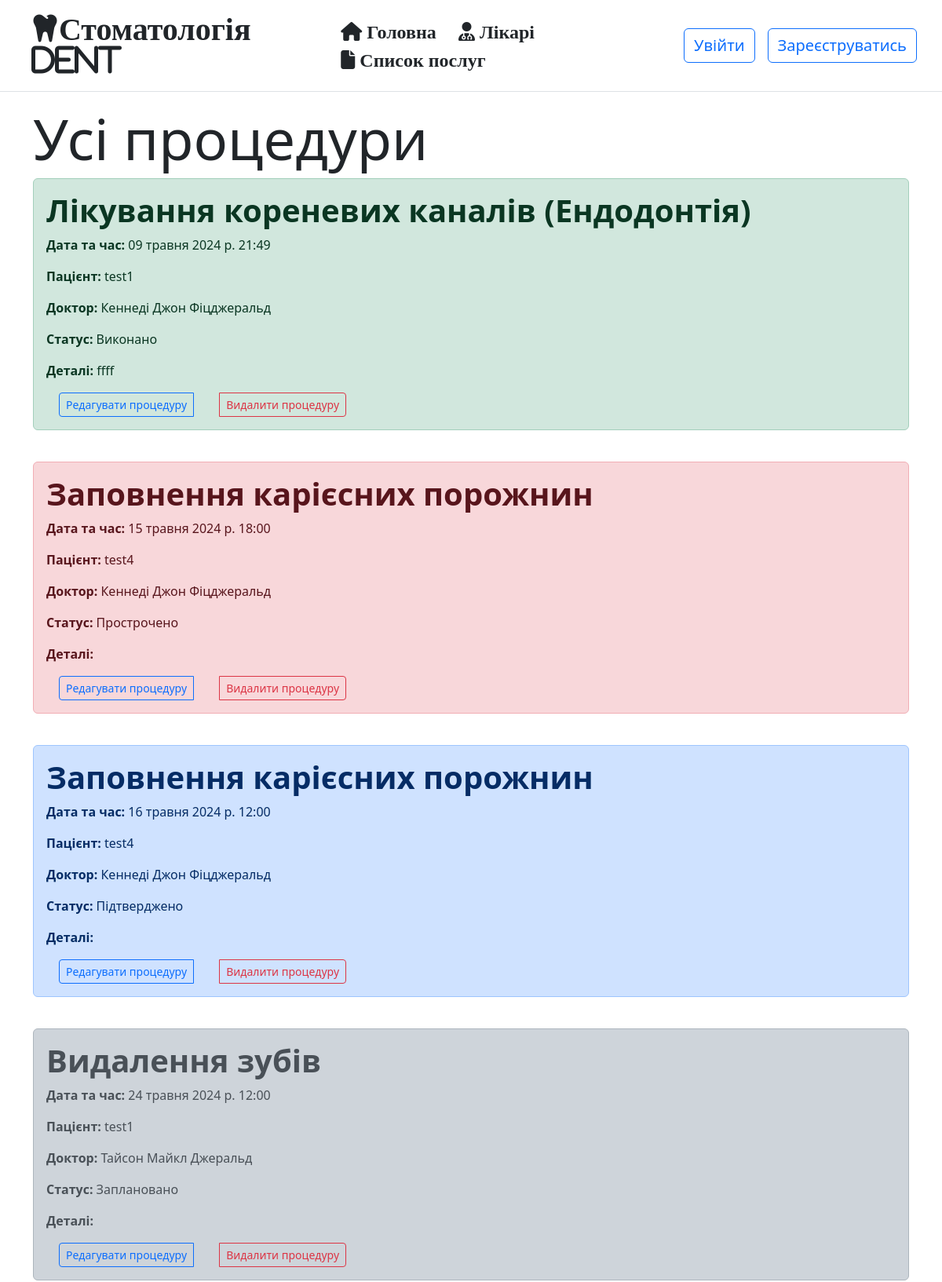
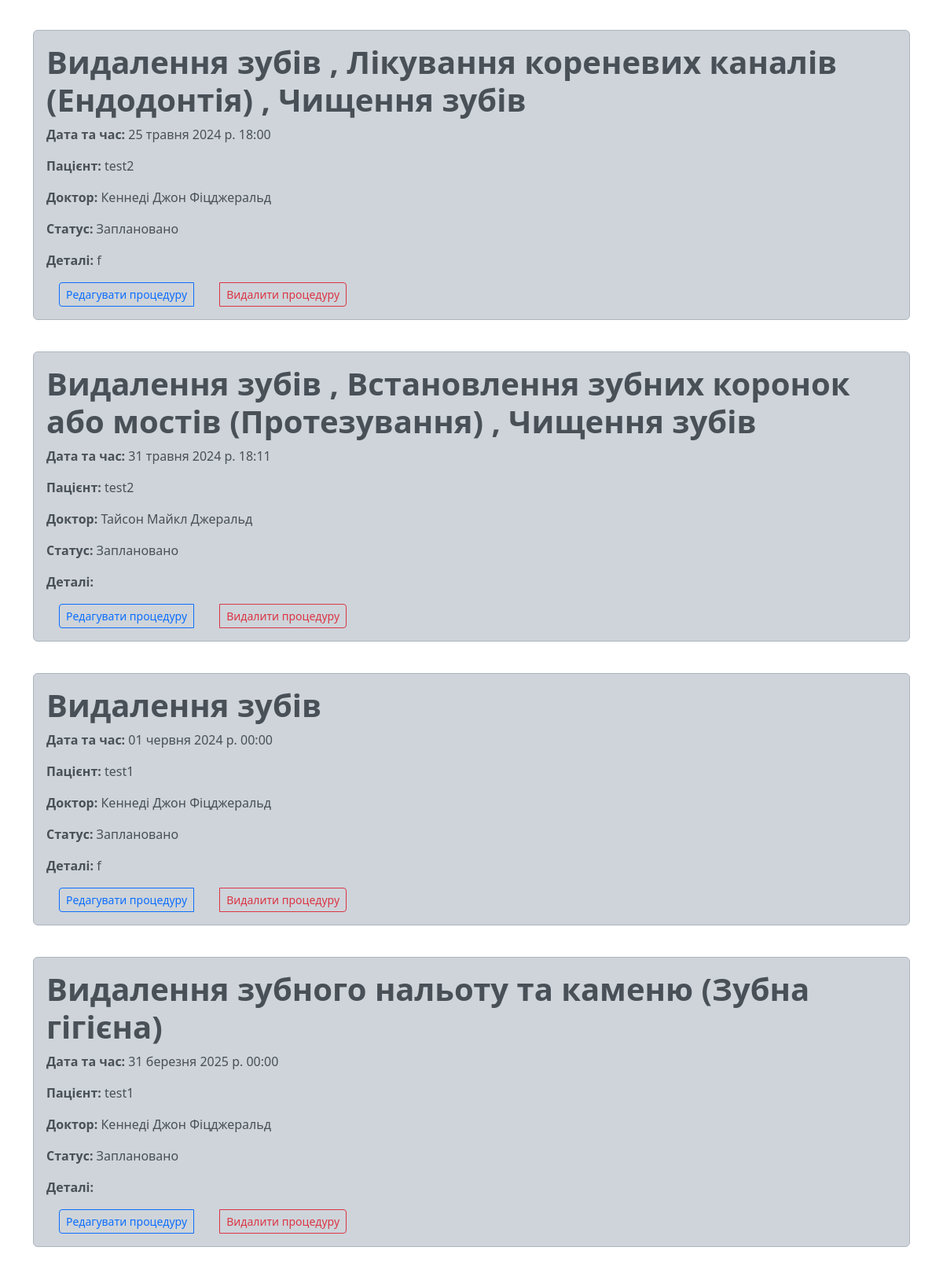
The page /all_procedures/ on the database its author committed (2 pictures, top to bottom).
### index/models.py (models this page shows, shortened)
class ProcedureType(models.Model):
    name = models.CharField(
        max_length=100, verbose_name='Назва процедури'
    )
    price = models.IntegerField(
        verbose_name='Ціна процедури'
    )
    details = models.TextField(max_length=200, verbose_name='Деталі')
    class Meta:
        ordering = ['name']
        permissions = (
            ('can_edit_procedure_type', 'Може редагувати послуги'),
            ('can_add_procedure_type', 'Може додавати послуги'),
            ('can_delete_procedure_type', 'Може видаляти послуги')
        )
    def __str__(self):
        return self.name

class Procedure(models.Model):
    date_time = models.DateTimeField(
        verbose_name='Дата та час проведення процедури'
    )
    patient = models.ForeignKey(
        User, on_delete=models.CASCADE, verbose_name='Пацієнт'
    )
    doctor = models.ForeignKey(
        'Doctor', on_delete=models.CASCADE, verbose_name='Лікар'
    )
    procedure_type = models.ManyToManyField(
        'ProcedureType', verbose_name='Назва процедури'
    )
    LOAN_STATUS = (
        ('p', 'Заплановано'),
        ('c', 'Підтверджено'),
        ('d', 'Виконано'),
        ('o', 'Прострочено')
    )
    status = models.CharField(
        max_length=1, choices=LOAN_STATUS, default='p', verbose_name='Статус процедури'
    )
    details = models.TextField(
        max_length=200, blank=True, null=True, verbose_name='Деталі'
    )
    class Meta:
        ordering = ['date_time']
        permissions = (
            ('can_edit_procedure', 'Може редагувати процедури'),
            ('can_add_procedure', 'Може додавати процедури'),
            ('can_delete_procedure', 'Може видаляти процедури')
        )

class Doctor(models.Model):
    first_name = models.CharField(
        max_length=50, verbose_name="Ім'я"
    )
    last_name = models.CharField(
        max_length=50, verbose_name='Прізвище'
    )
    middle_name = models.CharField(
        max_length=50, verbose_name='По-Батькові'
    )
    phone = models.CharField(
        max_length=15, verbose_name='Номер телефону'
    )
    email = models.EmailField(
        max_length=30, verbose_name='Електронна адреса'
    )
    LOAN_SPECIALIZATION = (
        ('ther', 'Терапевтична стоматологія'),
        ('orth', 'Ортодонтія'),
        ('oral', 'Хірургічна стоматологія'),
        ('endo', 'Ендодонтія'),
        ('peri', 'Періодонтологія'),
        ('pedi', 'Педіатрична стоматологія'),
        ('pros', 'Протезування')
    )
    specialization = models.CharField(
        max_length=4, choices=LOAN_SPECIALIZATION, verbose_name='Спеціалізація'
    )
    photo = models.ImageField(verbose_name='Фото лікаря')
    class Meta:
        ordering = ['specialization']
        permissions = (
            ('can_edit_doctor', 'Може редагувати лікарів'),
            ('can_delete_doctor', 'Може видаляти лікарів'),
            ('can_add_doctor', 'Може додавати лікарів')
        )
    def __str__(self):
        return f'{self.last_name} {self.first_name} {self.middle_name}'

### index/views.py (the view)
# urls.py: re_path(r'^all_procedures/$', views.ProceduresListView.as_view(), name='all_procedures'),
class ProceduresListView(generic.ListView):
    permission_required = ('index.can_add_procedure', 'index.can_edit_procedure')
    model = Procedure
    context_object_name = 'procedures'
    template_name = 'all_procedures.html'
    paginate_by = 10

### index/templatetags/permissions_tags.py (called while the page is built)
@register.filter(name='has_perm')
def has_perm(user, perm_name):
    return user.has_perm(perm_name)

@register.filter(name='in_group')
def in_group(user, group_name):
    return user.groups.filter(name=group_name).exists()

### index/templates/all_procedures.html (shortened to what this page needs)
{% extends 'base.html' %}
{% block content %}
    <h1 class="display-2">Усі процедури</h1>
    {% if procedures %}
        {% for procedure in procedures %}
            <div class="
                {% if procedure.status == 'o' %}alert alert-danger
                {% elif procedure.status == 'c' %}alert alert-primary
                {% elif procedure.status == 'd' %}alert alert-success
                {% else %}alert alert-dark
                {% endif %}">
                <h1><strong>
                    {% for procedure_type in procedure.procedure_type.all %}
                        {{ procedure_type }}
                        {% if not forloop.last %}, {% endif %}
                    {% endfor %}
                </strong></h1>
                <p><strong>Дата та час: </strong>{{ procedure.date_time }}</p>
                <p><strong>Пацієнт: </strong>{{ procedure.patient }}</p>
                <p><strong>Доктор: </strong>{{ procedure.doctor }}</p>
                <p><strong>Статус: </strong>{{ procedure.get_status_display }}</p>
                <p><strong>Деталі: </strong>{{ procedure.details }}</p>
                <div class="btn-group">
                    <a class="btn btn-sm btn-outline-primary mx-3" href="{% url 'update_procedure' procedure.id %}">Редагувати процедуру</a>
                    <a class="btn btn-sm btn-outline-danger mx-3" href="{% url 'delete_procedure' procedure.id %}">Видалити процедуру</a>
                </div>
            </div>
            <br>
      {% endfor %}
    {% else %}
      <p>Немає нічого (((</p>
    {% endif %}
{% endblock %}

### rows shown on the page
Procedure: date_time "09 травня 2024 р. 21:49", patient "test1", doctor "Кеннеді Джон Фіцджеральд", status "Виконано", details "ffff"
ProcedureType: name "Лікування кореневих каналів (Ендодонтія)"
Procedure: date_time "15 травня 2024 р. 18:00", patient "test4", doctor "Кеннеді Джон Фіцджеральд", status "Прострочено"
ProcedureType: name "Заповнення карієсних порожнин"
Procedure: date_time "16 травня 2024 р. 12:00", patient "test4", doctor "Кеннеді Джон Фіцджеральд", status "Підтверджено"
Procedure: date_time "24 травня 2024 р. 12:00", patient "test1", doctor "Тайсон Майкл Джеральд", status "Заплановано"
ProcedureType: name "Видалення зубів"
Procedure: date_time "25 травня 2024 р. 18:00", patient "test2", doctor "Кеннеді Джон Фіцджеральд", status "Заплановано", details "f"
ProcedureType: name "Чищення зубів"
Procedure: date_time "31 травня 2024 р. 18:11", patient "test2", doctor "Тайсон Майкл Джеральд", status "Заплановано"
ProcedureType: name "Встановлення зубних коронок або мостів (Протезування)"
Procedure: date_time "01 червня 2024 р. 00:00", patient "test1", doctor "Кеннеді Джон Фіцджеральд", status "Заплановано", details "f"
Procedure: date_time "31 березня 2025 р. 00:00", patient "test1", doctor "Кеннеді Джон Фіцджеральд", status "Заплановано"
ProcedureType: name "Видалення зубного нальоту та каменю (Зубна гігієна)"
